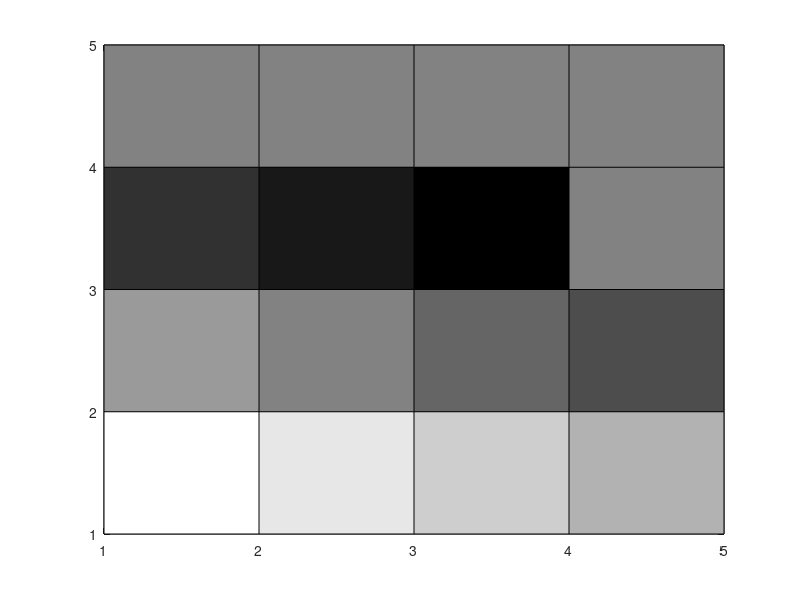
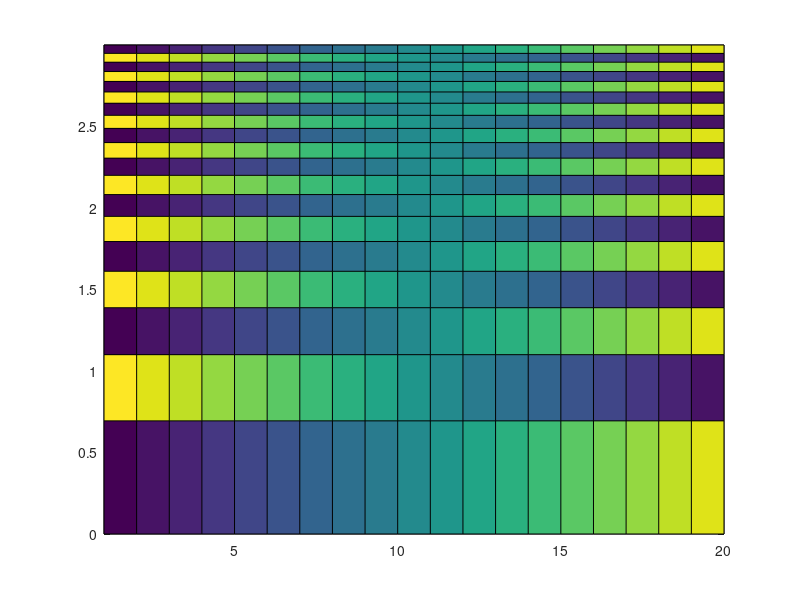

These charts were generated, in order, by the following MATLAB code:
%=============================================================================
% Copyright (c) 2016-present Allan CORNET (Nelson)
%=============================================================================
% This file is part of the Nelson.
%=============================================================================
% LICENCE_BLOCK_BEGIN
% SPDX-License-Identifier: LGPL-3.0-or-later
% LICENCE_BLOCK_END
%=============================================================================
% <--ADV-CLI MODE-->
%=============================================================================
f = figure();
x1 = [1.0 0.9 0.8 0.7];
x2 = [0.6 0.5 0.4 0.3];
x3 = [0.2 0.1 0.0 0.5];
x4 = [0.5 0.5 0.5 0.5];
xd = [1.0 1.0 1.0 1.0];
v = [[x1 0]; [x2 0]; [x3 0]; [x4 0]; [xd 0]];
pcolor(v);
colormap(gray)
%=============================================================================
f = figure();
[X,Y] = meshgrid(1:20);
LY = log(Y);
C = repmat([1:20; 20:-1:1], 10, 1);
s = pcolor(X, LY, C);
%=============================================================================
